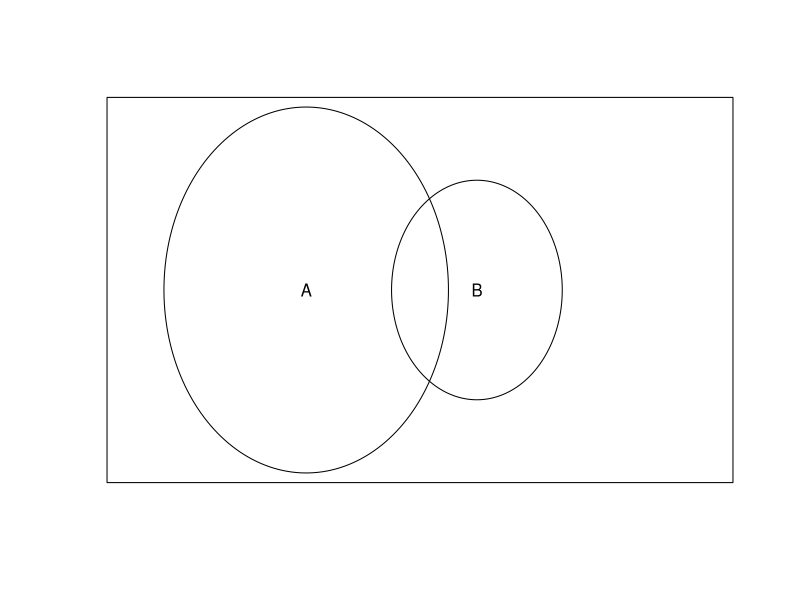

R code for this plot:
theta <- seq(0, 2 * pi, length = 200)
circ <- function(radius, x=0, y=0, label="", ...) {
    lines(x = radius * cos(theta) + x, y = radius * sin(theta) + y)
    text(x, y, label, ...)
}

plot((-1:1)*1.1, (-1:1)/1.9, type="n", ann = FALSE, axes=FALSE)
rect(-1.1,-1/1.9,1.1,1/1.9)

circ(0.5,x=-0.4, label="A")
circ(0.3,x=0.2, label="B")
